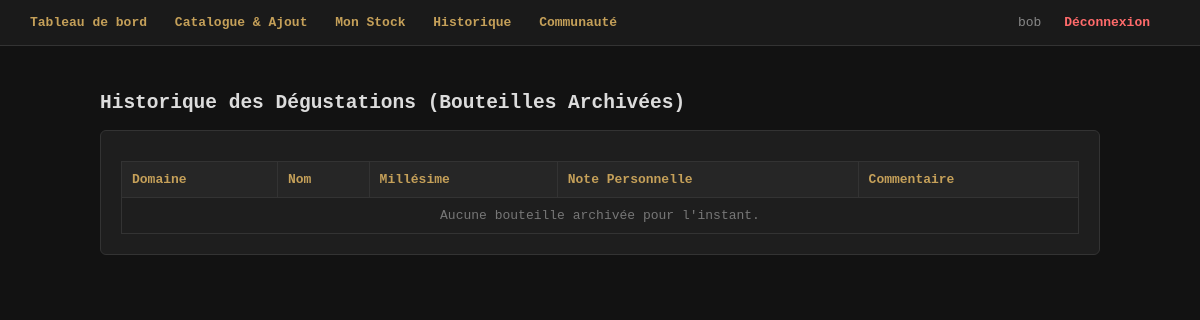
The page /historique (signed in) on the database as committed earlier.
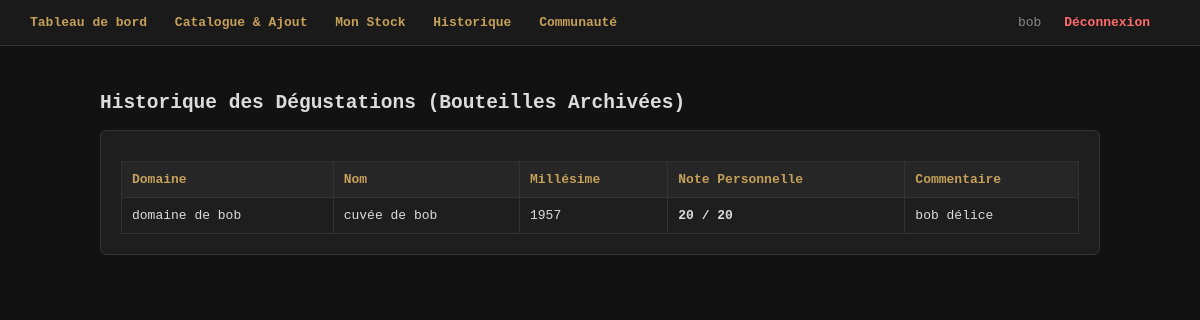
The same page on the database as committed later.
### tables this page shows
CREATE TABLE evaluation (
                id INTEGER PRIMARY KEY AUTOINCREMENT,
                note INTEGER NOT NULL,
                commentaire TEXT,
                auteur_id INTEGER NOT NULL,
                vin_id INTEGER NOT NULL,
                bouteille_id INTEGER, -- Devient NULL pour les avis directs sans bouteille physique
                FOREIGN KEY(auteur_id) REFERENCES utilisateur(id),
                FOREIGN KEY(vin_id) REFERENCES vin_ref(id),
                FOREIGN KEY(bouteille_id) REFERENCES bouteille(id)
            );

CREATE TABLE vin_ref (
                id INTEGER PRIMARY KEY AUTOINCREMENT,
                domaine TEXT NOT NULL,
                nom TEXT NOT NULL,
                type TEXT NOT NULL,
                millesime INTEGER NOT NULL,
                region TEXT NOT NULL,
                description TEXT
            );

### app.py (the view)
@app.route('/historique')
def historique():
    if 'user_id' not in session:
        return redirect(url_for('index'))
    conn = get_db()
    cursor = conn.cursor()
    cursor.execute("""
        SELECT b.id, v.domaine, v.nom, v.millesime, ev.note, ev.commentaire, ev.id as eval_id
        FROM bouteille b
        JOIN vin_ref v ON b.vin_id = v.id
        JOIN evaluation ev ON ev.bouteille_id = b.id
        JOIN etagere e ON b.etagere_id = e.id
        WHERE e.cave_id = (SELECT id FROM cave WHERE utilisateur_id = ?) AND b.statut = 'archive'
    """, (session['user_id'],))
    archives = cursor.fetchall()
    conn.close()
    return render_template('historique.html', archives=archives)

### app.py (called while the page is built)
def get_db(): # Récupération de la base de donnée
    conn = sqlite3.connect(DB_NAME)
    conn.row_factory = sqlite3.Row
    return conn

### templates/historique.html
{% extends "base.html" %}
{% block content %}
<h2>Historique des Dégustations (Bouteilles Archivées)</h2>
<div class="card">
    <table>
        <tr><th>Domaine</th><th>Nom</th><th>Millésime</th><th>Note Personnelle</th><th>Commentaire</th></tr>
        {% for a in archives %}
        <tr>
            <td>{{ a.domaine }}</td>
            <td>{{ a.nom }}</td>
            <td>{{ a.millesime }}</td>
            <td><strong>{{ a.note }} / 20</strong></td>
            <td>{{ a.commentaire if a.commentaire else '-' }}</td>
        </tr>
        {% else %}
        <tr><td colspan="5" style="text-align:center; color:#777;">Aucune bouteille archivée pour l'instant.</td></tr>
        {% endfor %}
    </table>
</div>
{% endblock %}

Rows that differ between the two databases and show on the page:
added evaluation: domaine "domaine de bob", nom "cuvée de bob", millesime "1957", note "20", commentaire "bob délice"
Other text that changed with them:
text no longer shown: "Aucune bouteille archivée pour l'instant."
